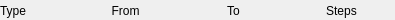
<?xml version="1.0" encoding="UTF-8"?>
<ui version="4.0">
 <class>Form</class>
 <widget class="QWidget" name="Form">
  <property name="geometry">
   <rect>
    <x>0</x>
    <y>0</y>
    <width>395</width>
    <height>20</height>
   </rect>
  </property>
  <property name="sizePolicy">
   <sizepolicy hsizetype="MinimumExpanding" vsizetype="Maximum">
    <horstretch>0</horstretch>
    <verstretch>0</verstretch>
   </sizepolicy>
  </property>
  <property name="windowTitle">
   <string>Form</string>
  </property>
  <layout class="QHBoxLayout" name="horizontalLayout">
   <property name="spacing">
    <number>3</number>
   </property>
   <property name="leftMargin">
    <number>0</number>
   </property>
   <property name="topMargin">
    <number>2</number>
   </property>
   <property name="rightMargin">
    <number>1</number>
   </property>
   <property name="bottomMargin">
    <number>1</number>
   </property>
   <item>
    <widget class="QLabel" name="label">
     <property name="minimumSize">
      <size>
       <width>70</width>
       <height>0</height>
      </size>
     </property>
     <property name="text">
      <string>Type</string>
     </property>
    </widget>
   </item>
   <item>
    <widget class="QLabel" name="label_4">
     <property name="sizePolicy">
      <sizepolicy hsizetype="MinimumExpanding" vsizetype="Preferred">
       <horstretch>0</horstretch>
       <verstretch>0</verstretch>
      </sizepolicy>
     </property>
     <property name="text">
      <string>From</string>
     </property>
     <property name="alignment">
      <set>Qt::AlignCenter</set>
     </property>
    </widget>
   </item>
   <item>
    <widget class="QLabel" name="label_3">
     <property name="sizePolicy">
      <sizepolicy hsizetype="MinimumExpanding" vsizetype="Preferred">
       <horstretch>0</horstretch>
       <verstretch>0</verstretch>
      </sizepolicy>
     </property>
     <property name="text">
      <string>To</string>
     </property>
     <property name="alignment">
      <set>Qt::AlignCenter</set>
     </property>
    </widget>
   </item>
   <item>
    <widget class="QLabel" name="label_2">
     <property name="sizePolicy">
      <sizepolicy hsizetype="MinimumExpanding" vsizetype="Preferred">
       <horstretch>0</horstretch>
       <verstretch>0</verstretch>
      </sizepolicy>
     </property>
     <property name="text">
      <string>Steps</string>
     </property>
     <property name="alignment">
      <set>Qt::AlignCenter</set>
     </property>
    </widget>
   </item>
  </layout>
 </widget>
 <resources/>
 <connections/>
</ui>
